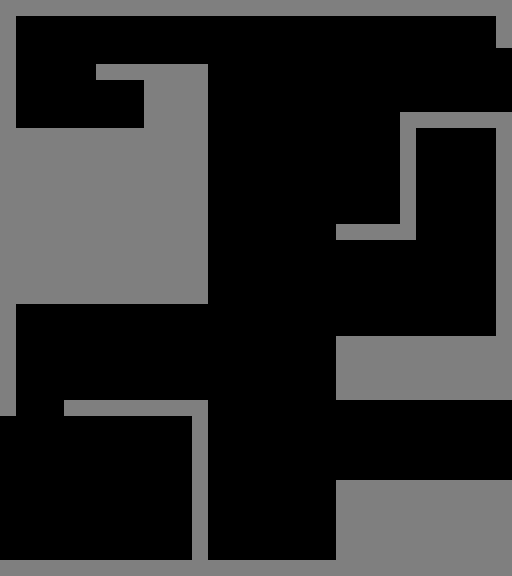

This is a level from a 2D game, rendered from its Tiled map with the project's own tilesets. A one-line summary and the complete map file follow:
An orthogonal 32x36 tile map with 16x16 px tiles, 1 tile layer (Walls).

<map version="1.10" tiledversion="1.10.2" orientation="orthogonal" renderorder="right-down" width="32" height="36" tilewidth="16" tileheight="16" infinite="0" nextlayerid="2" nextobjectid="1">
 <tileset firstgid="1" source="../Tilesets/16gon.tsx" />
 <layer id="1" name="Walls" width="32" height="36">
  <properties>
   <property name="unity:layer" value="Wall" />
  </properties>
  <data encoding="csv">
51,51,51,51,51,51,51,51,51,51,51,51,51,51,51,51,51,51,51,51,51,51,51,51,51,51,51,51,51,51,51,51,
51,0,0,0,0,0,0,0,0,0,0,0,0,0,0,0,0,0,0,0,0,0,0,0,0,0,0,0,0,0,0,51,
51,0,0,0,0,0,0,0,0,0,0,0,0,0,0,0,0,0,0,0,0,0,0,0,0,0,0,0,0,0,0,51,
51,0,0,0,0,0,0,0,0,0,0,0,0,0,0,0,0,0,0,0,0,0,0,0,0,0,0,0,0,0,0,0,
51,0,0,0,0,0,51,51,51,51,51,51,51,0,0,0,0,0,0,0,0,0,0,0,0,0,0,0,0,0,0,0,
51,0,0,0,0,0,0,0,0,51,51,51,51,0,0,0,0,0,0,0,0,0,0,0,0,0,0,0,0,0,0,0,
51,0,0,0,0,0,0,0,0,51,51,51,51,0,0,0,0,0,0,0,0,0,0,0,0,0,0,0,0,0,0,0,
51,0,0,0,0,0,0,0,0,51,51,51,51,0,0,0,0,0,0,0,0,0,0,0,0,51,51,51,51,51,51,51,
51,51,51,51,51,51,51,51,51,51,51,51,51,0,0,0,0,0,0,0,0,0,0,0,0,51,0,0,0,0,0,51,
51,51,51,51,51,51,51,51,51,51,51,51,51,0,0,0,0,0,0,0,0,0,0,0,0,51,0,0,0,0,0,51,
51,51,51,51,51,51,51,51,51,51,51,51,51,0,0,0,0,0,0,0,0,0,0,0,0,51,0,0,0,0,0,51,
51,51,51,51,51,51,51,51,51,51,51,51,51,0,0,0,0,0,0,0,0,0,0,0,0,51,0,0,0,0,0,51,
51,51,51,51,51,51,51,51,51,51,51,51,51,0,0,0,0,0,0,0,0,0,0,0,0,51,0,0,0,0,0,51,
51,51,51,51,51,51,51,51,51,51,51,51,51,0,0,0,0,0,0,0,0,0,0,0,0,51,0,0,0,0,0,51,
51,51,51,51,51,51,51,51,51,51,51,51,51,0,0,0,0,0,0,0,0,51,51,51,51,51,0,0,0,0,0,51,
51,51,51,51,51,51,51,51,51,51,51,51,51,0,0,0,0,0,0,0,0,0,0,0,0,0,0,0,0,0,0,51,
51,51,51,51,51,51,51,51,51,51,51,51,51,0,0,0,0,0,0,0,0,0,0,0,0,0,0,0,0,0,0,51,
51,51,51,51,51,51,51,51,51,51,51,51,51,0,0,0,0,0,0,0,0,0,0,0,0,0,0,0,0,0,0,51,
51,51,51,51,51,51,51,51,51,51,51,51,51,0,0,0,0,0,0,0,0,0,0,0,0,0,0,0,0,0,0,51,
51,0,0,0,0,0,0,0,0,0,0,0,0,0,0,0,0,0,0,0,0,0,0,0,0,0,0,0,0,0,0,51,
51,0,0,0,0,0,0,0,0,0,0,0,0,0,0,0,0,0,0,0,0,0,0,0,0,0,0,0,0,0,0,51,
51,0,0,0,0,0,0,0,0,0,0,0,0,0,0,0,0,0,0,0,0,51,51,51,51,51,51,51,51,51,51,51,
51,0,0,0,0,0,0,0,0,0,0,0,0,0,0,0,0,0,0,0,0,51,51,51,51,51,51,51,51,51,51,51,
51,0,0,0,0,0,0,0,0,0,0,0,0,0,0,0,0,0,0,0,0,51,51,51,51,51,51,51,51,51,51,51,
51,0,0,0,0,0,0,0,0,0,0,0,0,0,0,0,0,0,0,0,0,51,51,51,51,51,51,51,51,51,51,51,
51,0,0,0,51,51,51,51,51,51,51,51,51,0,0,0,0,0,0,0,0,0,0,0,0,0,0,0,0,0,0,0,
0,0,0,0,0,0,0,0,0,0,0,0,51,0,0,0,0,0,0,0,0,0,0,0,0,0,0,0,0,0,0,0,
0,0,0,0,0,0,0,0,0,0,0,0,51,0,0,0,0,0,0,0,0,0,0,0,0,0,0,0,0,0,0,0,
0,0,0,0,0,0,0,0,0,0,0,0,51,0,0,0,0,0,0,0,0,0,0,0,0,0,0,0,0,0,0,0,
0,0,0,0,0,0,0,0,0,0,0,0,51,0,0,0,0,0,0,0,0,0,0,0,0,0,0,0,0,0,0,0,
0,0,0,0,0,0,0,0,0,0,0,0,51,0,0,0,0,0,0,0,0,51,51,51,51,51,51,51,51,51,51,51,
0,0,0,0,0,0,0,0,0,0,0,0,51,0,0,0,0,0,0,0,0,51,51,51,51,51,51,51,51,51,51,51,
0,0,0,0,0,0,0,0,0,0,0,0,51,0,0,0,0,0,0,0,0,51,51,51,51,51,51,51,51,51,51,51,
0,0,0,0,0,0,0,0,0,0,0,0,51,0,0,0,0,0,0,0,0,51,51,51,51,51,51,51,51,51,51,51,
0,0,0,0,0,0,0,0,0,0,0,0,51,0,0,0,0,0,0,0,0,51,51,51,51,51,51,51,51,51,51,51,
51,51,51,51,51,51,51,51,51,51,51,51,51,51,51,51,51,51,51,51,51,51,51,51,51,51,51,51,51,51,51,51
</data>
 </layer>
</map>
